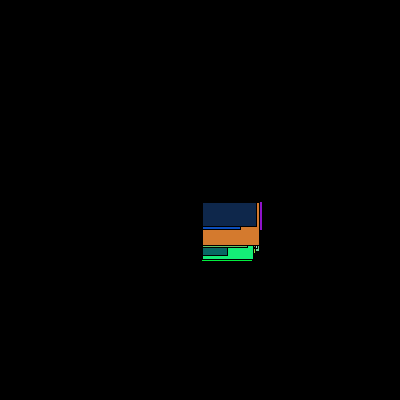
Frame 1 (no input)
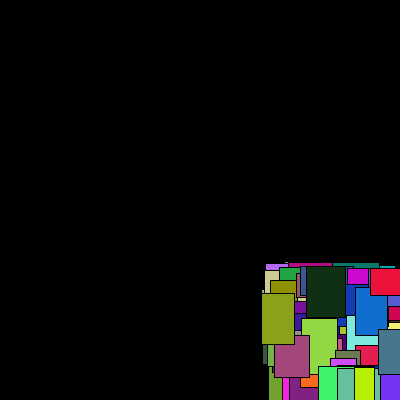
Frame 60 (the mouse pressed at the canvas centre just before this capture)
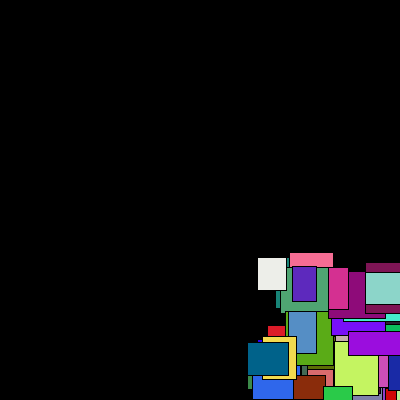
Frame 120 (the mouse held since frame 60 and released just before this capture)

The Processing sketch that drew these frames (run headless with seeded random() and noise(); from frame 60 on, the mouse is pressed at the canvas centre):

// Processing sketch: processing_171021
// ── processing_171021.pde

int sz = 20;
int numeroCubos = 100;

float[] posicionesX = new float[numeroCubos];
float[] posicionesY = new float[numeroCubos];
float[] velocidadesX = new float[numeroCubos];
float[] velocidadesY = new float[numeroCubos];

void setup(){
  size(400,400);
  for(int i = 0; i<numeroCubos; i++){
    posicionesX[i] = width/2;
    posicionesY[i] = height/2;
    velocidadesX[i] = random(1,3);
    velocidadesY[i] = random(1,3);
  }
}

void draw(){
  background(0);
  
  for(int i = 0; i<numeroCubos; i++){
    posicionesX[i] += velocidadesX[i];
    posicionesY[i] += velocidadesY[i];

    if((posicionesX[i]<0)||(posicionesX[i]>width)){
      velocidadesX[i] = -velocidadesX[i];
    } 
    if((posicionesY[i]<0)||(posicionesY[i]>height)){
      velocidadesY[i] = -velocidadesY[i];
    } 
  }

  for(int i = 0; i<numeroCubos; i++){
 fill (random(0,255),random(0,255),random(0,255));
    rect(posicionesX[i],posicionesY[i],sz*random(1,3),sz*random(1,3));
  }
}
